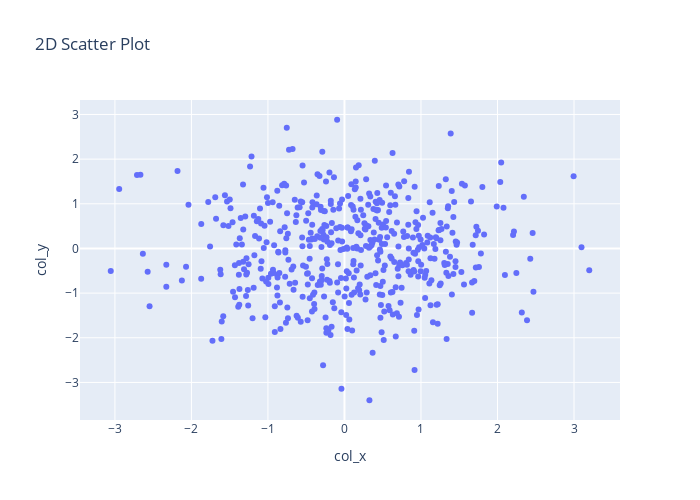

The notebook cell saved with this chart:
### Markdown cell above
***@Author: Ranjith G C***
<br>
***@Date: 2021-07-15***
<br>
***@Last Modified by: Ranjith G C***
<br>
***@Last Modified time: 2021-07-15***
<br>
***@Title : Program Aim to draw a scatterplot for random 500 for x and y coordinates.and style it.***

### Code cell
import numpy as np
import pandas as pd
import plotly.express as px
from pylab import randn

x = randn(500)
y = randn(500)
df = pd.DataFrame({
    'col_x':x, 'col_y':y
})
df.head()

fig = px.scatter(df, x='col_x', y='col_y',
                 width=700, height=500,
                 title="2D Scatter Plot")
fig.show()

### Figure 1 — Plotly figure (JSON) as saved in the notebook; plotly's stock layout.template omitted (floating-point values rounded to 4 significant figures; data arrays with more than 128 entries replaced by an {"elided": "..."} marker saying what was removed)
{"data": [{"hovertemplate": "col_x=%{x}<br>col_y=%{y}<extra></extra>", "legendgroup": "", "marker": {"color": "#636efa", "symbol": "circle"}, "mode": "markers", "name": "", "orientation": "v", "showlegend": false, "type": "scatter", "x": {"elided": "500 float values"}, "xaxis": "x", "y": {"elided": "500 float values"}, "yaxis": "y"}], "layout": {"height": 500, "legend": {"tracegroupgap": 0}, "title": {"text": "2D Scatter Plot"}, "width": 700, "xaxis": {"anchor": "y", "domain": [0, 1], "title": {"text": "col_x"}}, "yaxis": {"anchor": "x", "domain": [0, 1], "title": {"text": "col_y"}}}}
